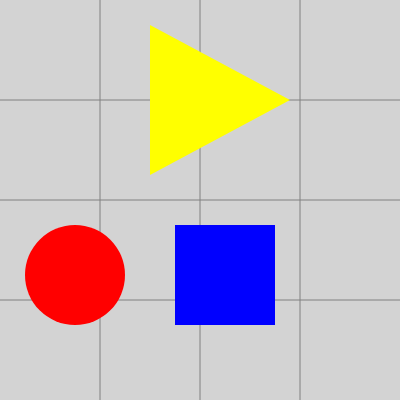
Frame 1 (no input)
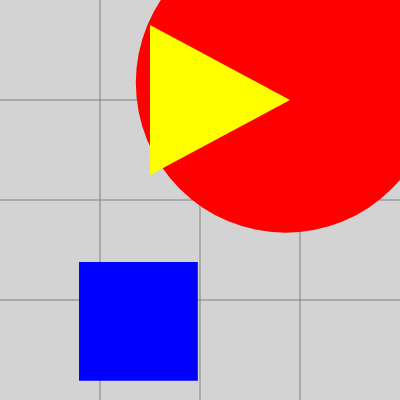
Frame 2 (the mouse pressed at the canvas centre, redrawn once)

The p5.js sketch that drew these frames (run headless with seeded random() and noise() and a simulated clock; the mouse was pressed at the canvas centre and the sketch redrawn once):

// p5.js sketch
// ── sketch.js
/*

Varying the size of the circle and square

*/

// declare the variables for ellipse
let circleX, circleY;
let circleWidth, circleHeight;

// declare the variables for rect
let squareX, squareY;
let squareWidth, squareHeight;

function setup() {
  createCanvas(400, 400);

  // assign values to the variables for ellipse
  circleX = 75;
  circleY = 275;
  circleWidth = 100;
  circleHeight = circleWidth;

  // assign values to the variables for rect
  // adjust squareX and squareY to be the coordinates of the centre
  squareX = 175 + 100/2;
  squareY = 225 + 100/2;
  squareWidth = 100;
  squareHeight = squareWidth;

  rectMode(CENTER);
  noLoop();
}

function draw() {
  background('lightgrey');

  drawGrid();

  // don't draw a line around the shapes
  strokeWeight(0);

  // draw the circle
  fill('red');
  ellipse(circleX, circleY, circleWidth, circleHeight);
  circleX = random(width);
  circleY = random(height);
  circleWidth = random(width);
  circleHeight = circleWidth;

  // draw the square
  fill('blue');
  rect(squareX, squareY, squareWidth, squareHeight);
  squareX = random(width);
  squareY = random(height);
  squareWidth = random(width);
  squareHeight = squareWidth;

  // draw the triangle
  fill('yellow');
  triangle(150,25,290,100,150,175);
}

function mouseClicked() {
  redraw();
}

function drawGrid() {
  stroke('grey');
  strokeWeight(1);
  // draw a grid
  line(100, 0, 100, 400);
  line(200, 0, 200, 400);
  line(300, 0, 300, 400);
  line(0, 100, 400, 100);
  line(0, 200, 400, 200);
  line(0, 300, 400, 300);
}
